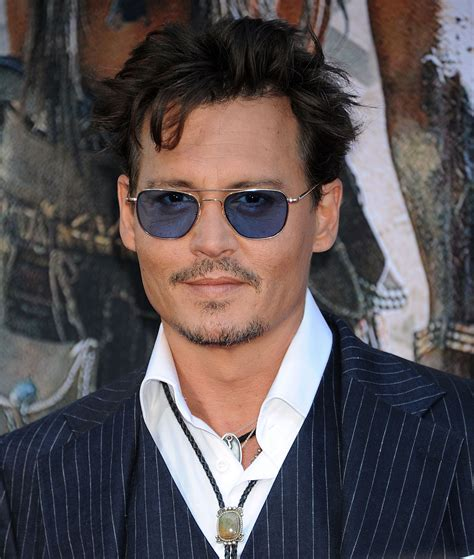
#> input picture Benchmark/test/040_2e8934ea.jpg, 474 x 559 px, given in place of the camera
$ python Sketch.py
#> lines starting #> are read from the running program, lines starting #| are printed output that depends on the picture
import pip
import cv2
import numpy as np

pip.main(['install', 'opencv-python'])

def gammaCorrection(src, gamma):
    invGamma = 1 / gamma

    table = [((i / 255) ** invGamma) * 255 for i in range(256)]
    table = np.array(table, np.uint8)

    return cv2.LUT(src, table)

def imgtosketch(img, k_size):
    grey_img=cv2.cvtColor(img, cv2.COLOR_BGR2GRAY)

    # Invert Image
    invert_img=cv2.bitwise_not(grey_img)
    #invert_img=255-grey_img

    # Blur image
    blur_img=cv2.GaussianBlur(invert_img, (k_size,k_size),0)

    # Invert Blurred Image
    invblur_img=cv2.bitwise_not(blur_img)
    #invblur_img=255-blur_img

    # Sketch Image
    sketch_img=cv2.divide(grey_img,invblur_img, scale=256.0)
    return sketch_img
cap = cv2.VideoCapture(0)
while True :
    ret, frame = cap.read()
#> frame is the input picture: shape (559, 474, 3); mean B, G, R 83.6, 81.4, 89.6
    w = int(cap.get(3))
    h = int(cap.get(4))
    # frame = cv2.flip(frame, 1) # flip
    frame = frame[:, 0+200 : 200+350]
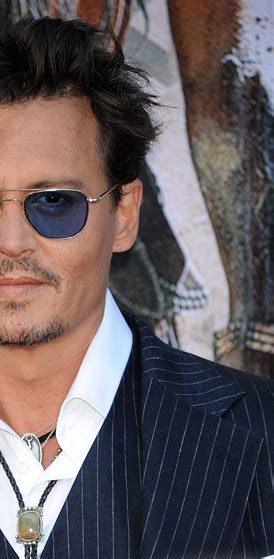
#> frame: shape (559, 274, 3); mean B, G, R 94.1, 91.6, 101.8
    sketch = imgtosketch(frame, 111) # twitch sketch
#> in imgtosketch, `grey_img=cv2.cvtColor(img, cv2.COLOR_BGR2GRAY)`:
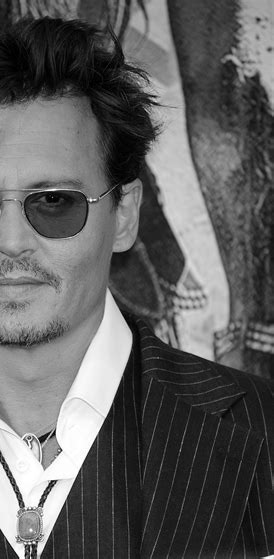
#> grey_img: shape (559, 274); min 0, max 255, mean 95
#> in imgtosketch, `invert_img=cv2.bitwise_not(grey_img)`:
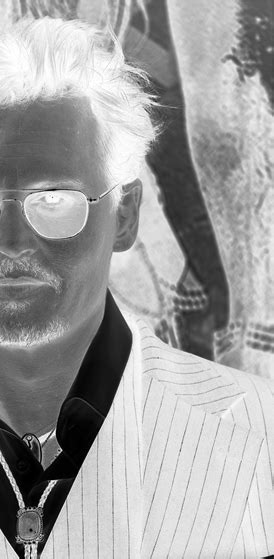
#> invert_img: shape (559, 274); min 0, max 255, mean 160
#> in imgtosketch, `blur_img=cv2.GaussianBlur(invert_img, (k_size,k_size),0)`:
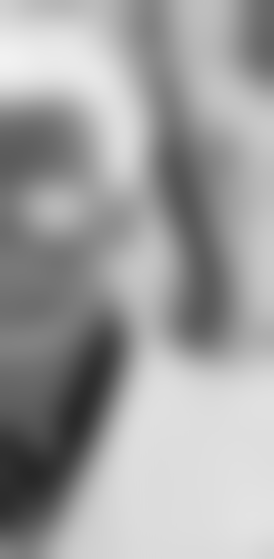
#> blur_img: shape (559, 274); min 38, max 241, mean 160
#> in imgtosketch, `invblur_img=cv2.bitwise_not(blur_img)`:
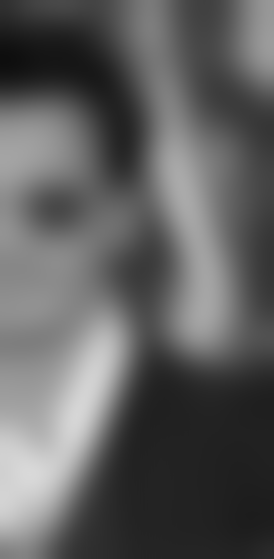
#> invblur_img: shape (559, 274); min 14, max 217, mean 95
#> in imgtosketch, `sketch_img=cv2.divide(grey_img,invblur_img, scale=256.0)`:
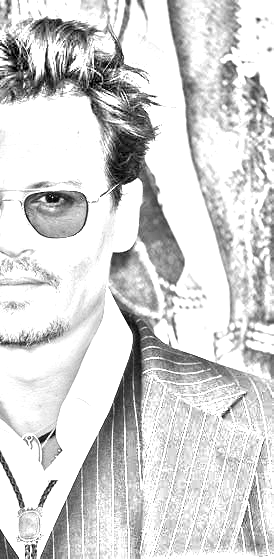
#> sketch_img: shape (559, 274); min 0, max 255, mean 211.8
    sketch = gammaCorrection(sketch, 0.5) # twitch gamma
    cv2.rectangle(sketch,(0,0),(w,30),(0,0,0),-1)
    cv2.rectangle(sketch,(0,h-35),(w,h),(0,0,0),-1)
    cv2.rectangle(sketch,(0,0),(10,h),(0,0,0),-1)
    cv2.rectangle(sketch,(340,0),(w,h),(0,0,0),-1)
    cv2.putText(sketch, "AI Generated Sketch", (88, 20), cv2.FONT_HERSHEY_TRIPLEX, 0.5, (255, 255, 255), 1)
    cv2.putText(sketch, "Created by DedSec", (95, h-13), cv2.FONT_HERSHEY_TRIPLEX, 0.5, (255, 255, 255), 1)
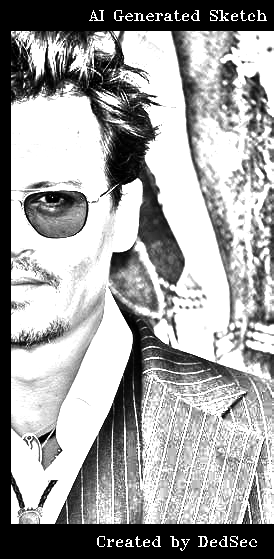
#> sketch: shape (559, 274); min 0, max 255, mean 161.2
    cv2.imshow('Live Sketcher', sketch)
    if cv2.waitKey(1) & 0xFF == ord('q'):
#> (key q is pressed here)
        cv2.imwrite('sketch.png', sketch)
        break
cap.release()
cv2.destroyAllWindows()

$ run again, on Benchmark/test/042_05ce6c69.jpg
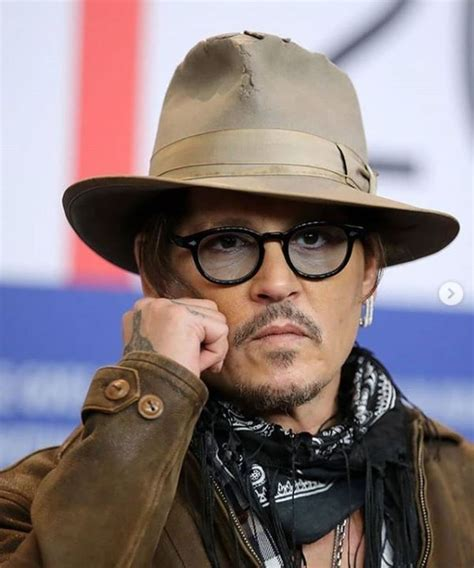
#> input picture Benchmark/test/042_05ce6c69.jpg, 474 x 568 px, given in place of the camera
#> frame is the input picture: shape (568, 474, 3); mean B, G, R 124.7, 121.7, 135.7
#> frame: shape (568, 274, 3)
#> in imgtosketch, `invblur_img=cv2.bitwise_not(blur_img)`:
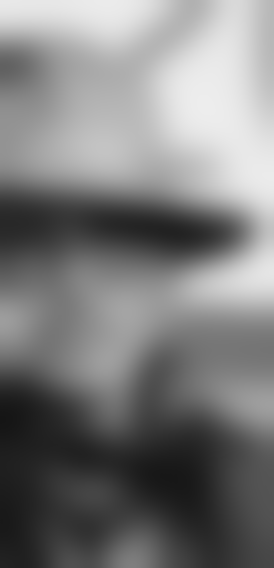
#> invblur_img: shape (568, 274); min 21, max 237, mean 124.4
#> `cv2.putText(sketch, "Created by DedSec", (95, h-13), cv2.FONT_HERSHEY_..`:
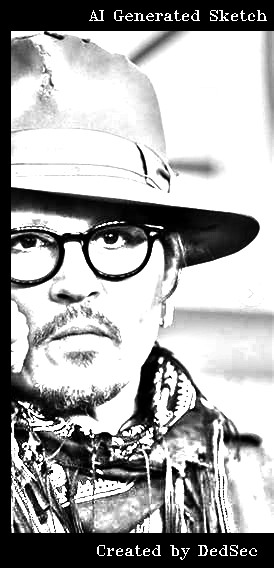
#> sketch: shape (568, 274); min 0, max 255, mean 166

$ run again, on Benchmark/test/044_18b89b8d.jpg
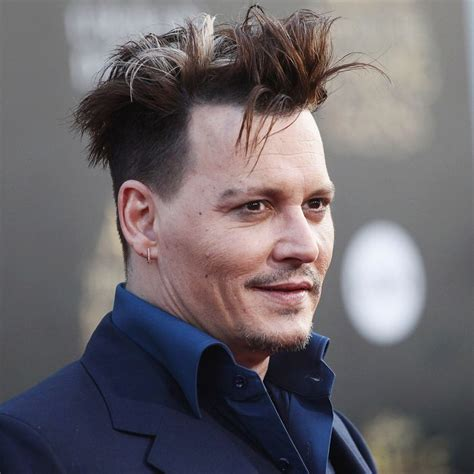
#> input picture Benchmark/test/044_18b89b8d.jpg, 474 x 474 px, given in place of the camera
#> frame is the input picture: shape (474, 474, 3); mean B, G, R 106.8, 102, 107.6
#> frame: shape (474, 274, 3)
#> in imgtosketch, `invblur_img=cv2.bitwise_not(blur_img)`:
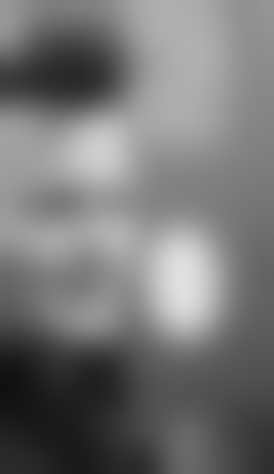
#> invblur_img: shape (474, 274); min 16, max 224, mean 117.3
#> `cv2.putText(sketch, "Created by DedSec", (95, h-13), cv2.FONT_HERSHEY_..`:
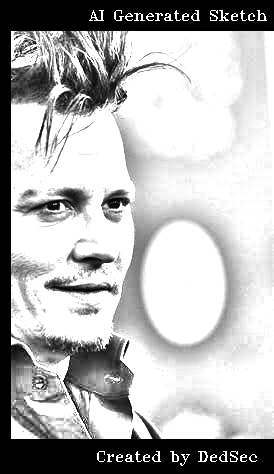
#> sketch: shape (474, 274); min 0, max 255, mean 180
